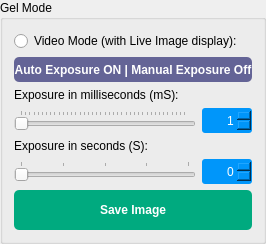
                  <widget class="QGroupBox" name="groupBox_2">
                   <property name="title">
                    <string>Gel Mode</string>
                   </property>
                   <layout class="QVBoxLayout" name="verticalLayout_14">
                    <item>
                     <widget class="QRadioButton" name="radioVideoMode">
                      <property name="text">
                       <string>Video Mode (with Live Image display):</string>
                      </property>
                     </widget>
                    </item>
                    <item>
                     <widget class="QPushButton" name="buttonAutoExposure">
                      <property name="minimumSize">
                       <size>
                        <width>0</width>
                        <height>25</height>
                       </size>
                      </property>
                      <property name="toolTip">
                       <string>Camera will try to find an optimal exposure automaticallhy</string>
                      </property>
                      <property name="toolTipDuration">
                       <number>2</number>
                      </property>
                      <property name="statusTip">
                       <string>Automatic Exposure</string>
                      </property>
                      <property name="whatsThis">
                       <string/>
                      </property>
                      <property name="styleSheet">
                       <string notr="true">QPushButton{	
background-color :rgb(100, 100, 150);
color:rgb(255, 255, 255);
font: 10pt &quot;Segoe UI&quot;;
font: bold;
border-radius: 5px;
}

QPushButton::pressed{
background-color :rgb(85, 170, 255);
}

QPushButton::checked{
background-color :rgb(0, 170, 255);
}</string>
                      </property>
                      <property name="text">
                       <string>Auto Exposure ON | Manual Exposure Off</string>
                      </property>
                      <property name="checkable">
                       <bool>true</bool>
                      </property>
                     </widget>
                    </item>
                    <item>
                     <layout class="QVBoxLayout" name="verticalLayout">
                      <item>
                       <widget class="QLabel" name="label_39">
                        <property name="text">
                         <string>Exposure in milliseconds (mS):</string>
                        </property>
                        <property name="buddy">
                         <cstring>sliderExposureMilliSec</cstring>
                        </property>
                       </widget>
                      </item>
                      <item>
                       <layout class="QHBoxLayout" name="horizontalLayout_68">
                        <item>
                         <widget class="QSlider" name="sliderExposureMilliSec">
                          <property name="mouseTracking">
                           <bool>true</bool>
                          </property>
                          <property name="minimum">
                           <number>1</number>
                          </property>
                          <property name="maximum">
                           <number>999</number>
                          </property>
                          <property name="pageStep">
                           <number>1</number>
                          </property>
                          <property name="orientation">
                           <enum>Qt::Horizontal</enum>
                          </property>
                          <property name="invertedControls">
                           <bool>false</bool>
                          </property>
                          <property name="tickPosition">
                           <enum>QSlider::TicksAbove</enum>
                          </property>
                          <property name="tickInterval">
                           <number>25</number>
                          </property>
                         </widget>
                        </item>
                        <item>
                         <widget class="QSpinBox" name="spinExposureMilliSec">
                          <property name="minimumSize">
                           <size>
                            <width>50</width>
                            <height>25</height>
                           </size>
                          </property>
                          <property name="maximumSize">
                           <size>
                            <width>50</width>
                            <height>16777215</height>
                           </size>
                          </property>
                          <property name="layoutDirection">
                           <enum>Qt::LeftToRight</enum>
                          </property>
                          <property name="styleSheet">
                           <string notr="true">QSpinBox{	
background-color : rgb(0, 150, 250);
color:rgb(255, 255, 255);
font: 10pt &quot;Segoe UI&quot;;
border-radius: 3px;
}</string>
                          </property>
                          <property name="alignment">
                           <set>Qt::AlignRight|Qt::AlignTrailing|Qt::AlignVCenter</set>
                          </property>
                          <property name="readOnly">
                           <bool>false</bool>
                          </property>
                          <property name="minimum">
                           <number>1</number>
                          </property>
                          <property name="maximum">
                           <number>999</number>
                          </property>
                          <property name="singleStep">
                           <number>10</number>
                          </property>
                          <property name="value">
                           <number>1</number>
                          </property>
                         </widget>
                        </item>
                       </layout>
                      </item>
                     </layout>
                    </item>
                    <item>
                     <layout class="QVBoxLayout" name="verticalLayout_3">
                      <item>
                       <widget class="QLabel" name="label_40">
                        <property name="text">
                         <string>Exposure in seconds (S):</string>
                        </property>
                        <property name="buddy">
                         <cstring>sliderExposureSec</cstring>
                        </property>
                       </widget>
                      </item>
                      <item>
                       <layout class="QHBoxLayout" name="horizontalLayout_69">
                        <item>
                         <widget class="QSlider" name="sliderExposureSec">
                          <property name="mouseTracking">
                           <bool>true</bool>
                          </property>
                          <property name="minimum">
                           <number>0</number>
                          </property>
                          <property name="maximum">
                           <number>4</number>
                          </property>
                          <property name="pageStep">
                           <number>1</number>
                          </property>
                          <property name="orientation">
                           <enum>Qt::Horizontal</enum>
                          </property>
                          <property name="invertedControls">
                           <bool>false</bool>
                          </property>
                          <property name="tickPosition">
                           <enum>QSlider::TicksAbove</enum>
                          </property>
                          <property name="tickInterval">
                           <number>1</number>
                          </property>
                         </widget>
                        </item>
                        <item>
                         <widget class="QSpinBox" name="spinExposureSec">
                          <property name="minimumSize">
                           <size>
                            <width>50</width>
                            <height>25</height>
                           </size>
                          </property>
                          <property name="maximumSize">
                           <size>
                            <width>50</width>
                            <height>16777215</height>
                           </size>
                          </property>
                          <property name="layoutDirection">
                           <enum>Qt::LeftToRight</enum>
                          </property>
                          <property name="styleSheet">
                           <string notr="true">QSpinBox{	
background-color : rgb(0, 150, 250);
color:rgb(255, 255, 255);
font: 10pt &quot;Segoe UI&quot;;
border-radius: 3px;
}</string>
                          </property>
                          <property name="alignment">
                           <set>Qt::AlignRight|Qt::AlignTrailing|Qt::AlignVCenter</set>
                          </property>
                          <property name="readOnly">
                           <bool>false</bool>
                          </property>
                          <property name="minimum">
                           <number>0</number>
                          </property>
                          <property name="maximum">
                           <number>4</number>
                          </property>
                          <property name="singleStep">
                           <number>1</number>
                          </property>
                          <property name="value">
                           <number>0</number>
                          </property>
                         </widget>
                        </item>
                       </layout>
                      </item>
                     </layout>
                    </item>
                    <item>
                     <widget class="QPushButton" name="buttonSave">
                      <property name="sizePolicy">
                       <sizepolicy hsizetype="Minimum" vsizetype="Fixed">
                        <horstretch>0</horstretch>
                        <verstretch>0</verstretch>
                       </sizepolicy>
                      </property>
                      <property name="minimumSize">
                       <size>
                        <width>0</width>
                        <height>40</height>
                       </size>
                      </property>
                      <property name="styleSheet">
                       <string notr="true">QPushButton{	
background-color : rgb(0, 170, 127);
color:rgb(255, 255, 255);
font: 11pt &quot;Segoe UI&quot;;
font: bold;
border-radius: 5px;}

QPushButton::pressed{background-color :rgb(255, 0, 0);}</string>
                      </property>
                      <property name="text">
                       <string>Save Image</string>
                      </property>
                     </widget>
                    </item>
                   </layout>
                  </widget>
